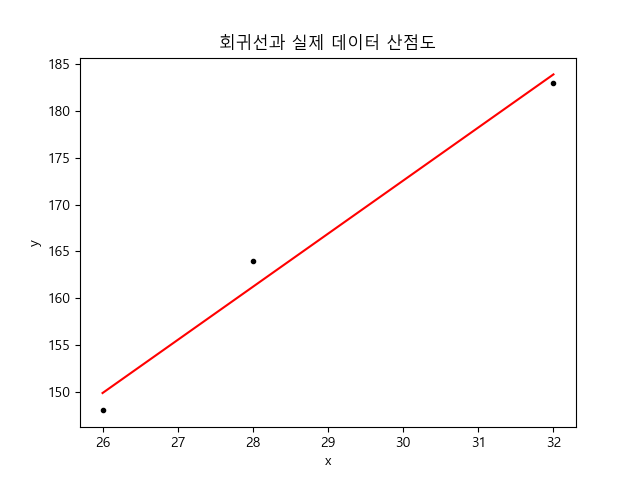

Generate this figure with Python:
import numpy as np

from sklearn.model_selection import train_test_split
from tensorflow.python.keras.models import Sequential
from tensorflow.python.keras.layers import Dense

filename = 'singleLinear01.csv'
data = np.loadtxt(filename, delimiter=',')

table_col = data.shape[1]
y_column = 1
x_column = table_col - 1
x = data[:, 0:x_column]
y = data[:, x_column:]

seed = 0  # 항상 동일한 샘플이 나오게 random seed 배정
x_train, x_test, y_train, y_test = \
    train_test_split(x, y, test_size=0.25, random_state=seed)

# x_train, x_test, y_train, y_test = \
#     train_test_split(x, y, test_size=0.25)

model = Sequential()

model.add(Dense(units=y_column, input_dim=x_column, activation='linear'))

model.compile(loss='mean_squared_error', optimizer='adam')

model.fit(x_train, y_train, epochs=100000, batch_size=1000, verbose=1)

# 시각화
import matplotlib.pyplot as plt
plt.rc('font', family='Malgun Gothic')

plt.title('회귀선과 실제 데이터 산점도')
plt.xlabel('x')
plt.ylabel('y')
# plt.grid(True)
plt.plot(x_train, y_train, 'k.') # 실제 데이터 산점도

train_pred = model.predict(x_train)
plt.plot(x_train, train_pred, 'r') # 회귀선
plt.savefig('singleLinear01.png')
# plt.show()

print(model.get_weights())

prediction = model.predict(x_test)
print(type(prediction))

for idx in range(len(y_test)):
    label = y_test[idx]
    pred = prediction[idx]

    print('real : %f, prediction : %f' % (label, pred))
print('finished')
